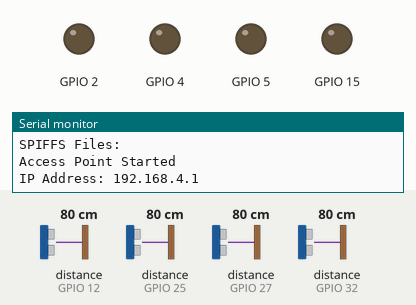
This program was run on a simulated ESP32. Parts: output pins drawn as LEDs (lit = HIGH), the last lines printed to the serial monitor. Wiring (inferred from the names in the program): 4 × ultrasonic range finder: trigger GPIO 13, echo GPIO 12 / trigger GPIO 14, echo GPIO 27 / trigger GPIO 26, echo GPIO 25 / trigger GPIO 33, echo GPIO 32. Dashed ring = blinking. Inputs (shaded band) come from the test bench; at power-on: distance to the obstacle (sensors on GPIO 12, GPIO 25, GPIO 27, GPIO 32) 80 cm. The echo pulse lasts 58.3 µs per cm; storage starts empty; pins used as bus, display or sensor lines are not drawn.

Above: at 1.2 s.
1.3 s: distance to the obstacle (sensor on GPIO 12) set to 22 cm
3.3 s: distance to the obstacle (sensor on GPIO 12) set to 19 cm
At 4.24 s:
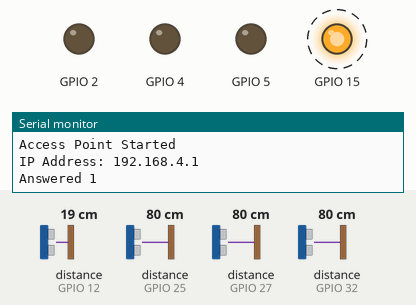
6.4 s: distance to the obstacle (sensor on GPIO 25) set to 22 cm
9.5 s: distance to the obstacle (sensor on GPIO 25) set to 18 cm
At 10.5 s:
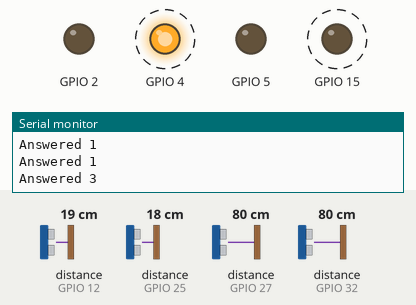
12.6 s: distance to the obstacle (sensor on GPIO 27) set to 22 cm
15.7 s: distance to the obstacle (sensor on GPIO 27) set to 18 cm
At 16.61 s:
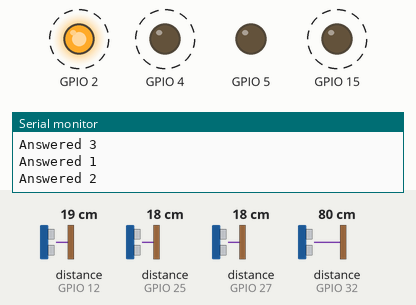
Timing chart, 0 to 19.8 s (numbered marks = the images above; inputs shaded):
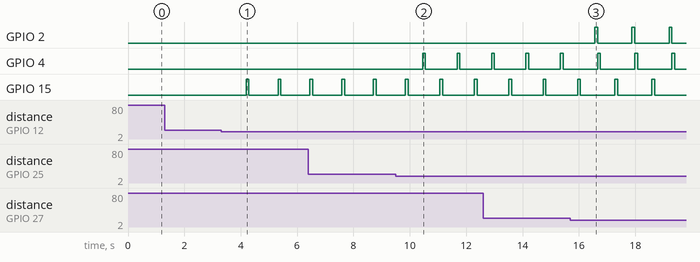

Measured:
- the behaviour switches between 21 and 20 cm on distance to the obstacle (sensor on GPIO 12) (found by bisection; images 0 and 1)
- the behaviour switches between 21 and 20 cm on distance to the obstacle (sensor on GPIO 25) (found by bisection; images 1 and 2)
- the behaviour switches between 21 and 20 cm on distance to the obstacle (sensor on GPIO 27) (found by bisection; images 2 and 3)
- after the input at 1.3 s, every drawn part: stays the same
- after the input at 3.3 s, GPIO 15: alternates HIGH for 0.10 s and LOW for 1.0 s, starting after 0.89 s
- after the input at 9.5 s, GPIO 4: alternates HIGH for 0.10 s and LOW for 1.1 s, starting after 0.95 s
- after the input at 15.7 s, GPIO 2: alternates HIGH for 0.10 s and LOW for 1.2 s, starting after 0.86 s

The program:

main.cpp
```cpp
#include <Arduino.h>
#include <WiFi.h>
#include <SPIFFS.h>
#include <ESPAsyncWebServer.h>
#include <ESP32Servo.h>
#include <DHT.h>
#include <DHT_U.h>

const char *ssid = "EduSense";
const char *password = "12345678";

AsyncWebServer server(80);

const int triggerPin1 = 13;
const int echoPin1 = 12;

const int triggerPin2 = 14;
const int echoPin2 = 27;

const int triggerPin3 = 26;
const int echoPin3 = 25;

const int triggerPin4 = 33;
const int echoPin4 = 32;

#define SOUND_SPEED 0.034
#define CM_TO_INCH 0.393701

const float DISTANCE_THRESHOLD = 20.0;
const unsigned long DETECTION_TIME = 500;

unsigned long startTime1 = 0;
unsigned long startTime2 = 0;
unsigned long startTime3 = 0;
unsigned long startTime4 = 0;

bool handDetected1 = false;
bool handDetected2 = false;
bool handDetected3 = false;
bool handDetected4 = false;

String detectedAnswer = "0"; // Initialize detectedAnswer to "0"

void initSPIFFS()
{
  if (!SPIFFS.begin())
  {
    Serial.println("An error has occurred while mounting SPIFFS");
  }
  else
  {
    Serial.println("SPIFFS mounted successfully");
    File root = SPIFFS.open("/");
    File file = root.openNextFile();

    Serial.println("SPIFFS Files:");
    while (file)
    {
      Serial.print("FILE: ");
      Serial.println(file.name());
      file = root.openNextFile();
    }
  }
}

void initServer()
{
  server.on("/", HTTP_GET, [](AsyncWebServerRequest *request)
            { request->send(SPIFFS, "/index.html", "text/html"); });

  server.on("/index.css", HTTP_GET, [](AsyncWebServerRequest *request)
            { request->send(SPIFFS, "/index.css", "text/css"); });

  // Serve JS file
  server.on("/index.js", HTTP_GET, [](AsyncWebServerRequest *request)
            { request->send(SPIFFS, "/index.js", "application/javascript"); });

  server.on("/star.png", HTTP_GET, [](AsyncWebServerRequest *request)
            { request->send(SPIFFS, "/star.png", "image/png"); });
  server.on("/triangle.png", HTTP_GET, [](AsyncWebServerRequest *request)
            { request->send(SPIFFS, "/triangle.png", "image/png"); });
  server.on("/square.png", HTTP_GET, [](AsyncWebServerRequest *request)
            { request->send(SPIFFS, "/square.png", "image/png"); });
  server.on("/circle.png", HTTP_GET, [](AsyncWebServerRequest *request)
            { request->send(SPIFFS, "/circle.png", "image/png"); });
  server.on("/logo.png", HTTP_GET, [](AsyncWebServerRequest *request)
            { request->send(SPIFFS, "/logo.png", "image/png"); });

  server.on("/answer", HTTP_GET, [](AsyncWebServerRequest *request)
            { request->send(200, "text/plain", detectedAnswer); });

  server.on("/c.mp3", HTTP_GET, [](AsyncWebServerRequest *request) {
    request->send(SPIFFS, "/c.mp3", "audio/mpeg");  // Serve the MP3 file from SPIFFS
  });

  // Serve w.mp3
  server.on("/w.mp3", HTTP_GET, [](AsyncWebServerRequest *request) {
    request->send(SPIFFS, "/w.mp3", "audio/mpeg");  // Serve the MP3 file from SPIFFS
  });

  // Endpoint to reset the detected answer
  server.on("/reset", HTTP_GET, [](AsyncWebServerRequest *request)
            {
              detectedAnswer = "0"; // Reset detectedAnswer to "0"
              digitalWrite(15,HIGH);
              digitalWrite(2,HIGH);
              digitalWrite(4,HIGH);
              digitalWrite(6,HIGH);

              delay(100);
              digitalWrite(15,LOW);
              digitalWrite(2,LOW);
              digitalWrite(4,LOW);
              digitalWrite(5,LOW);
              request->send(200, "text/plain", "Answer reset"); });

  server.begin();
}

void getDistance(int triggerPin, int echoPin, float &distanceCm, float &distanceInch)
{
  long duration;
  digitalWrite(triggerPin, LOW);
  delayMicroseconds(2);
  digitalWrite(triggerPin, HIGH);
  delayMicroseconds(10);
  digitalWrite(triggerPin, LOW);
  duration = pulseIn(echoPin, HIGH);
  distanceCm = duration * SOUND_SPEED / 2;
  distanceInch = distanceCm * CM_TO_INCH;
}

void setup()
{
  Serial.begin(115200);
  pinMode(triggerPin1, OUTPUT);
  pinMode(echoPin1, INPUT);

  pinMode(triggerPin2, OUTPUT);
  pinMode(echoPin2, INPUT);

  pinMode(triggerPin3, OUTPUT);
  pinMode(echoPin3, INPUT);

  pinMode(triggerPin4, OUTPUT);
  pinMode(echoPin4, INPUT);

  pinMode(15, OUTPUT);
  pinMode(2, OUTPUT);
  pinMode(4, OUTPUT);
  pinMode(5, OUTPUT);

  initSPIFFS();
  WiFi.softAP(ssid, password);

  Serial.println("Access Point Started");
  Serial.print("IP Address: ");
  Serial.println(WiFi.softAPIP());
  initServer();
}

void loop()
{
  float distanceCm1, distanceInch1;
  float distanceCm2, distanceInch2;
  float distanceCm3, distanceInch3;
  float distanceCm4, distanceInch4;

  getDistance(triggerPin1, echoPin1, distanceCm1, distanceInch1);
  getDistance(triggerPin2, echoPin2, distanceCm2, distanceInch2);
  getDistance(triggerPin3, echoPin3, distanceCm3, distanceInch3);
  getDistance(triggerPin4, echoPin4, distanceCm4, distanceInch4);

  if (distanceCm1 <= DISTANCE_THRESHOLD)
  {
    if (!handDetected1)
    {
      startTime1 = millis();
      handDetected1 = true;
    }
    else if (millis() - startTime1 >= DETECTION_TIME)
    {
      Serial.println("Answered 1");
      detectedAnswer = "1"; // Store the detected answer
      handDetected1 = false;
      startTime1 = 0;
      digitalWrite(15, HIGH);
      delay(100);
      digitalWrite(15, LOW);
    }
  }
  else
  {
    handDetected1 = false;
  }

  if (distanceCm2 <= DISTANCE_THRESHOLD)
  {
    if (!handDetected2)
    {
      startTime2 = millis();
      handDetected2 = true;
    }
    else if (millis() - startTime2 >= DETECTION_TIME)
    {
      Serial.println("Answered 2");
      detectedAnswer = "2"; // Store the detected answer
      handDetected2 = false;
      startTime2 = 0;
      digitalWrite(2, HIGH);
      delay(100);
      digitalWrite(2, LOW);
    }
  }
  else
  {
    handDetected2 = false;
  }

  if (distanceCm3 <= DISTANCE_THRESHOLD)
  {
    if (!handDetected3)
    {
      startTime3 = millis();
      handDetected3 = true;
    }
    else if (millis() - startTime3 >= DETECTION_TIME)
    {
      Serial.println("Answered 3");
      detectedAnswer = "3"; // Store the detected answer
      handDetected3 = false;
      startTime3 = 0;
      digitalWrite(4, HIGH);
      delay(100);
      digitalWrite(4, LOW);
    }
  }
  else
  {
    handDetected3 = false;
  }

  if (distanceCm4 <= DISTANCE_THRESHOLD)
  {
    if (!handDetected4)
    {
      startTime4 = millis();
      handDetected4 = true;
    }
    else if (millis() - startTime4 >= DETECTION_TIME)
    {
      Serial.println("Answered 4");
      detectedAnswer = "4"; // Store the detected answer
      handDetected4 = false;
      startTime4 = 0;
      digitalWrite(5, HIGH);
      delay(100);
      digitalWrite(5, LOW);
    }
  }
  else
  {
    handDetected4 = false;
  }

  delay(500);
}
```
